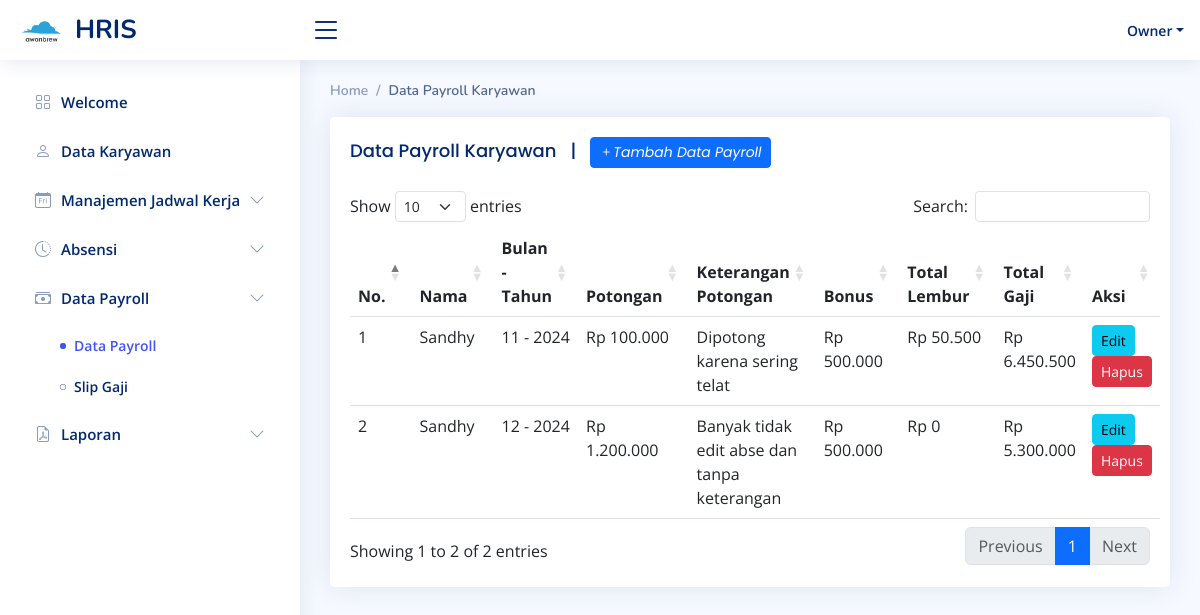
Before: /index.php?page=data_payroll (signed in) with the older database file.
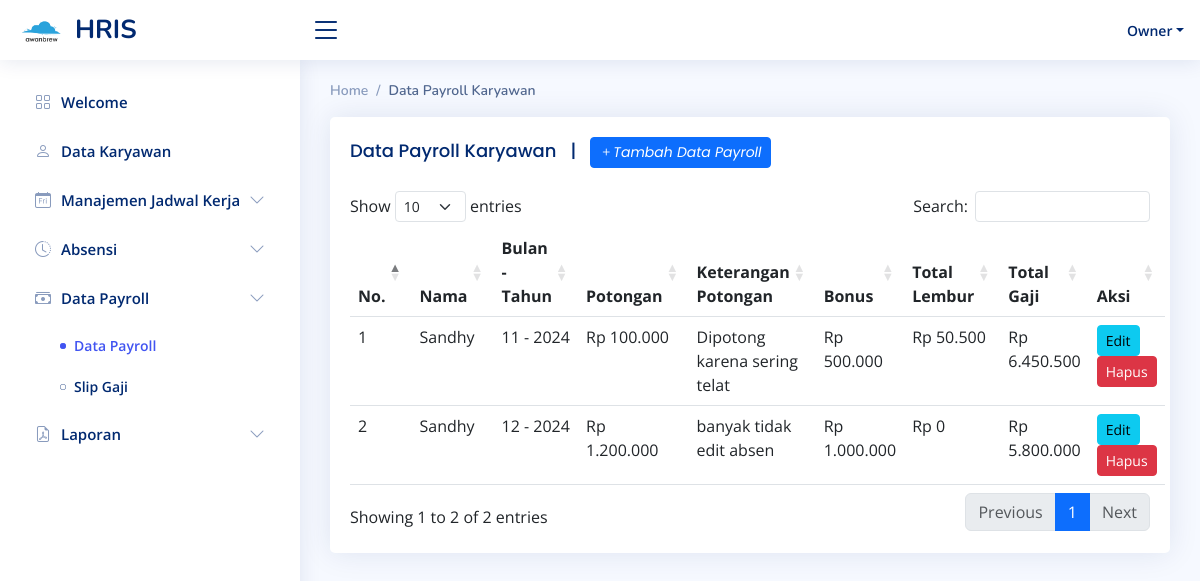
After: the same page with the newer database file.
### tables this page shows
CREATE TABLE `tb_payroll` (
  `id` int(11) NOT NULL,
  `id_karyawan` varchar(255) NOT NULL,
  `bulan_payroll` varchar(255) NOT NULL,
  `tahun_payroll` varchar(255) NOT NULL,
  `potongan` varchar(255) NOT NULL,
  `keterangan_potongan` varchar(255) NOT NULL,
  `bonus` varchar(255) NOT NULL,
  `total_lembur` varchar(255) NOT NULL,
  `total` varchar(255) NOT NULL
);

CREATE TABLE `tb_user` (
  `id` int(11) NOT NULL,
  `name` varchar(255) NOT NULL,
  `password` varchar(255) NOT NULL,
  `role` varchar(255) DEFAULT NULL,
  `salary` varchar(255) DEFAULT NULL,
  `upah_lembur` varchar(255) DEFAULT NULL
);

### pages/data_payroll/data_payroll.php (the view, shortened to what this page needs)
<?php
include 'koneksi.php';
?>
<div class="pagetitle">
    <nav>
        <ol class="breadcrumb">
            <li class="breadcrumb-item">Home</li>
            <li class="breadcrumb-item active">Data Payroll Karyawan</li>
        </ol>
    </nav>
</div>
<section class="section">
    <div class="row">
        <div class="col-lg-12">
            <div class="card">
                <div class="card-body">
                    <h5 class="card-title">
                        Data Payroll Karyawan
                        <?php
                            if ($_SESSION['role'] == 'owner') {
                        ?>
                        &nbsp; | &nbsp;
                        <a href="index.php?page=tambah_data_payroll" class="btn btn-primary btn-sm"><i class="bi bi-plus">Tambah Data Payroll</i></a>
                        <?php
                            }
                        ?>
                    </h5>
                    <table class="table" id="datatable">
                        <thead>
                            <tr>
                                <th>No.</th>
                                <th>Nama</th>
                                <th>Bulan - Tahun</th>
                                <th>Potongan</th>
                                <th>Keterangan Potongan</th>
                                <th>Bonus</th>
                                <th>Total Lembur</th>
                                <th>Total Gaji</th>
                                <?php
                                    if ($_SESSION['role'] == 'owner') {
                                ?>
                                <th>Aksi</th>
                                <?php
                                    }
                                ?>
                            </tr>
                        </thead>
                        <tbody>
                            <?php
                            $no = 1;
                            $id_user =  $_SESSION['id'];
                            if ($_SESSION['role'] == 'owner') {
                                $sql = $conn->query(" SELECT tp.*, tu.name FROM tb_payroll tp LEFT JOIN tb_user tu ON tp.id_karyawan = tu.id  ");
                            }
                            else {
                                $sql = $conn->query(" SELECT tp.*, tu.name FROM tb_payroll tp LEFT JOIN tb_user tu ON tp.id_karyawan = tu.id WHERE tp.id_karyawan = '$id_user'  ");
                            }
                            while ($data = $sql->fetch_assoc()) {
                            ?>
                                <tr>
                                    <td><?php echo $no++; ?></td>
                                    <td><?php echo $data["name"] ?></td>
                                    <td><?php echo $data["bulan_payroll"] ." - " . $data["tahun_payroll"] ;  ?></td>
                                    <td><?php echo "Rp " . number_format($data["potongan"], 0, ',', '.'); ?></td>
                                    <td><?php echo $data["keterangan_potongan"]; ?></td>
                                    <td><?php echo "Rp " . number_format($data["bonus"], 0, ',', '.'); ?></td>
                                    <td><?php echo "Rp " . number_format($data["total_lembur"], 0, ',', '.'); ?></td>
                                    <td><?php echo "Rp " . number_format($data["total"], 0, ',', '.'); ?></td>
                                    <?php
                                        if ($_SESSION['role'] == 'owner') {
                                    ?>
                                     <td>
                                        <form action="index.php?page=ubah_data_payroll" method="POST" style="display:inline;">
                                            <button type="submit" class="btn btn-info btn-sm"><i class="fa fa-edit"></i> Edit</button>
                                        </form>
                                        <a onclick="return confirm('Ingin Menghapus data ?')" href="index.php?page=hapus_data_payroll&id_payroll=<?php echo $data['id'] ?>" class="btn btn-danger btn-sm"><i class="fa fa-trash"></i> Hapus</a>
                                    </td>
                                    <?php
                                        }
                                    ?>
                                </tr>
                            <?php } ?>
                        </tbody>
                    </table>
                </div>
            </div>
        </div>
    </div>
</section>

Changed rows visible on the page:
removed tb_payroll: tb_user.name "Sandhy", bulan_payroll "12", tahun_payroll "2024", potongan "1.200.000", keterangan_potongan "Banyak tidak edit abse dan tanpa keterangan", bonus "500.000", total_lembur "0", total "5.300.000"
added tb_payroll: tb_user.name "Sandhy", bulan_payroll "12", tahun_payroll "2024", potongan "1.200.000", keterangan_potongan "banyak tidak edit absen", bonus "1.000.000", total_lembur "0", total "5.800.000"
